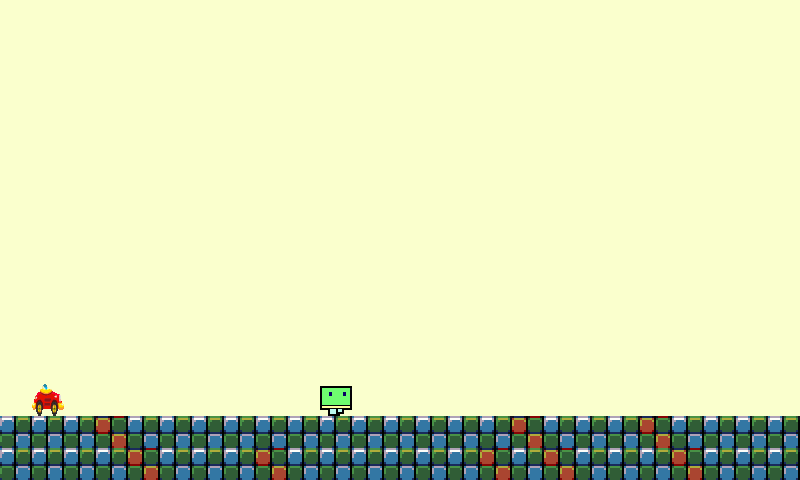

Below is a game level as drawn by its tile map, then a one-line description and the .tmx file that defines it, in full:
An orthogonal 25x15 tile map with 32x32 px tiles, 6 tile layers (Layer 0 tiles, Layer 1 underlays tiles, Layer 2 underlays sprites and player, Layer 3 underlays sprites and mobs, ...), 6 tilesets.

<map version="1.0" tiledversion="1.0.3" orientation="orthogonal" renderorder="right-down" width="25" height="15" tilewidth="32" tileheight="32" nextobjectid="1">
 <tileset firstgid="1" name="0" tilewidth="32" tileheight="32" tilecount="800" columns="8">
  <image source="../images/map0Tiles.png" width="256" height="3200" />
 </tileset>
 <tileset firstgid="801" name="1" tilewidth="32" tileheight="32" tilecount="1512" columns="8">
  <image source="../images/map1UnderlaysTiles.png" width="256" height="6050" />
 </tileset>
 <tileset firstgid="2313" name="2" tilewidth="32" tileheight="32" tilecount="64" columns="8">
  <image source="../images/map2UnderlaysSpritesAndPlayer.png" width="256" height="256" />
 </tileset>
 <tileset firstgid="2377" name="3" tilewidth="32" tileheight="32" tilecount="368" columns="8">
  <image source="../images/map3UnderlaysSpritesAndMobs.png" width="256" height="1500" />
 </tileset>
 <tileset firstgid="2745" name="4" tilewidth="32" tileheight="32" tilecount="120" columns="8">
  <image source="../images/map4OverlaysSprites.png" width="256" height="500" />
 </tileset>
 <tileset firstgid="2865" name="5" tilewidth="32" tileheight="32" tilecount="1000" columns="8">
  <image source="../images/map5OverlaysTiles.png" width="256" height="4000" />
 </tileset>
 <layer name="Layer 0 tiles" width="25" height="15">
  <data encoding="csv">
1,1,1,1,1,1,1,1,1,1,1,1,1,1,1,1,1,1,1,1,1,1,1,1,1,
1,1,1,1,1,1,1,1,1,1,1,1,1,1,1,1,1,1,1,1,1,1,1,1,1,
1,1,1,1,1,1,1,1,1,1,1,1,1,1,1,1,1,1,1,1,1,1,1,1,1,
1,1,1,1,1,1,1,1,1,1,1,1,1,1,1,1,1,1,1,1,1,1,1,1,1,
1,1,1,1,1,1,1,1,1,1,1,1,1,1,1,1,1,1,1,1,1,1,1,1,1,
1,1,1,1,1,1,1,1,1,1,1,1,1,1,1,1,1,1,1,1,1,1,1,1,1,
1,1,1,1,1,1,1,1,1,1,1,1,1,1,1,1,1,1,1,1,1,1,1,1,1,
1,1,1,1,1,1,1,1,1,1,1,1,1,1,1,1,1,1,1,1,1,1,1,1,1,
1,1,1,1,1,1,1,1,1,1,1,1,1,1,1,1,1,1,1,1,1,1,1,1,1,
1,1,1,1,1,1,1,1,1,1,1,1,1,1,1,1,1,1,1,1,1,1,1,1,1,
1,1,1,1,1,1,1,1,1,1,1,1,1,1,1,1,1,1,1,1,1,1,1,1,1,
1,1,1,1,1,1,1,1,1,1,1,1,1,1,1,1,1,1,1,1,1,1,1,1,1,
1,1,1,1,1,1,1,1,1,1,1,1,1,1,1,1,1,1,1,1,1,1,1,1,1,
673,673,673,657,673,673,673,673,673,673,673,673,673,673,673,673,657,673,673,673,657,673,673,673,673,
673,673,673,673,657,673,673,673,657,673,673,673,673,673,673,657,673,657,673,673,673,657,673,673,673
</data>
 </layer>
 <layer name="Layer 1 underlays tiles" width="25" height="15">
  <data encoding="csv">
0,0,0,0,0,0,0,0,0,0,0,0,0,0,0,0,0,0,0,0,0,0,0,0,0,
0,0,0,0,0,0,0,0,0,0,0,0,0,0,0,0,0,0,0,0,0,0,0,0,0,
0,0,0,0,0,0,0,0,0,0,0,0,0,0,0,0,0,0,0,0,0,0,0,0,0,
0,0,0,0,0,0,0,0,0,0,0,0,0,0,0,0,0,0,0,0,0,0,0,0,0,
0,0,0,0,0,0,0,0,0,0,0,0,0,0,0,0,0,0,0,0,0,0,0,0,0,
0,0,0,0,0,0,0,0,0,0,0,0,0,0,0,0,0,0,0,0,0,0,0,0,0,
0,0,0,0,0,0,0,0,0,0,0,0,0,0,0,0,0,0,0,0,0,0,0,0,0,
0,0,0,0,0,0,0,0,0,0,0,0,0,0,0,0,0,0,0,0,0,0,0,0,0,
0,0,0,0,0,0,0,0,0,0,0,0,0,0,0,0,0,0,0,0,0,0,0,0,0,
0,0,0,0,0,0,0,0,0,0,0,0,0,0,0,0,0,0,0,0,0,0,0,0,0,
0,0,0,0,0,0,0,0,0,0,0,0,0,0,0,0,0,0,0,0,0,0,0,0,0,
0,0,0,0,0,0,0,0,0,0,0,0,0,0,0,0,0,0,0,0,0,0,0,0,0,
0,0,0,0,0,0,0,0,0,0,0,0,0,0,0,0,0,0,0,0,0,0,0,0,0,
0,0,0,0,0,0,0,0,0,0,0,0,0,0,0,0,0,0,0,0,0,0,0,0,0,
0,0,0,0,0,0,0,0,0,0,0,0,0,0,0,0,0,0,0,0,0,0,0,0,0
</data>
 </layer>
 <layer name="Layer 2 underlays sprites and player" width="25" height="15">
  <data encoding="csv">
0,0,0,0,0,0,0,0,0,0,0,0,0,0,0,0,0,0,0,0,0,0,0,0,0,
0,0,0,0,0,0,0,0,0,0,0,0,0,0,0,0,0,0,0,0,0,0,0,0,0,
0,0,0,0,0,0,0,0,0,0,0,0,0,0,0,0,0,0,0,0,0,0,0,0,0,
0,0,0,0,0,0,0,0,0,0,0,0,0,0,0,0,0,0,0,0,0,0,0,0,0,
0,0,0,0,0,0,0,0,0,0,0,0,0,0,0,0,0,0,0,0,0,0,0,0,0,
0,0,0,0,0,0,0,0,0,0,0,0,0,0,0,0,0,0,0,0,0,0,0,0,0,
0,0,0,0,0,0,0,0,0,0,0,0,0,0,0,0,0,0,0,0,0,0,0,0,0,
0,0,0,0,0,0,0,0,0,0,0,0,0,0,0,0,0,0,0,0,0,0,0,0,0,
0,0,0,0,0,0,0,0,0,0,0,0,0,0,0,0,0,0,0,0,0,0,0,0,0,
0,0,0,0,0,0,0,0,0,0,0,0,0,0,0,0,0,0,0,0,0,0,0,0,0,
0,0,0,0,0,0,0,0,0,0,0,0,0,0,0,0,0,0,0,0,0,0,0,0,0,
0,0,0,0,0,0,0,0,0,0,0,0,0,0,0,0,0,0,0,0,0,0,0,0,0,
0,0,0,0,0,0,0,0,0,0,2313,0,0,0,0,0,0,0,0,0,0,0,0,0,0,
0,0,0,0,0,0,0,0,0,0,0,0,0,0,0,0,0,0,0,0,0,0,0,0,0,
0,0,0,0,0,0,0,0,0,0,0,0,0,0,0,0,0,0,0,0,0,0,0,0,0
</data>
 </layer>
 <layer name="Layer 3 underlays sprites and mobs" width="25" height="15">
  <data encoding="csv">
0,0,0,0,0,0,0,0,0,0,0,0,0,0,0,0,0,0,0,0,0,0,0,0,0,
0,0,0,0,0,0,0,0,0,0,0,0,0,0,0,0,0,0,0,0,0,0,0,0,0,
0,0,0,0,0,0,0,0,0,0,0,0,0,0,0,0,0,0,0,0,0,0,0,0,0,
0,0,0,0,0,0,0,0,0,0,0,0,0,0,0,0,0,0,0,0,0,0,0,0,0,
0,0,0,0,0,0,0,0,0,0,0,0,0,0,0,0,0,0,0,0,0,0,0,0,0,
0,0,0,0,0,0,0,0,0,0,0,0,0,0,0,0,0,0,0,0,0,0,0,0,0,
0,0,0,0,0,0,0,0,0,0,0,0,0,0,0,0,0,0,0,0,0,0,0,0,0,
0,0,0,0,0,0,0,0,0,0,0,0,0,0,0,0,0,0,0,0,0,0,0,0,0,
0,0,0,0,0,0,0,0,0,0,0,0,0,0,0,0,0,0,0,0,0,0,0,0,0,
0,0,0,0,0,0,0,0,0,0,0,0,0,0,0,0,0,0,0,0,0,0,0,0,0,
0,0,0,0,0,0,0,0,0,0,0,0,0,0,0,0,0,0,0,0,0,0,0,0,0,
0,0,0,0,0,0,0,0,0,0,0,0,0,0,0,0,0,0,0,0,0,0,0,0,0,
0,2725,0,0,0,0,0,0,0,0,0,0,0,0,0,0,0,0,0,0,0,0,0,0,0,
0,0,0,0,0,0,0,0,0,0,0,0,0,0,0,0,0,0,0,0,0,0,0,0,0,
0,0,0,0,0,0,0,0,0,0,0,0,0,0,0,0,0,0,0,0,0,0,0,0,0
</data>
 </layer>
 <layer name="Layer 4 overlays sprites" width="25" height="15">
  <data encoding="csv">
0,0,0,0,0,0,0,0,0,0,0,0,0,0,0,0,0,0,0,0,0,0,0,0,0,
0,0,0,0,0,0,0,0,0,0,0,0,0,0,0,0,0,0,0,0,0,0,0,0,0,
0,0,0,0,0,0,0,0,0,0,0,0,0,0,0,0,0,0,0,0,0,0,0,0,0,
0,0,0,0,0,0,0,0,0,0,0,0,0,0,0,0,0,0,0,0,0,0,0,0,0,
0,0,0,0,0,0,0,0,0,0,0,0,0,0,0,0,0,0,0,0,0,0,0,0,0,
0,0,0,0,0,0,0,0,0,0,0,0,0,0,0,0,0,0,0,0,0,0,0,0,0,
0,0,0,0,0,0,0,0,0,0,0,0,0,0,0,0,0,0,0,0,0,0,0,0,0,
0,0,0,0,0,0,0,0,0,0,0,0,0,0,0,0,0,0,0,0,0,0,0,0,0,
0,0,0,0,0,0,0,0,0,0,0,0,0,0,0,0,0,0,0,0,0,0,0,0,0,
0,0,0,0,0,0,0,0,0,0,0,0,0,0,0,0,0,0,0,0,0,0,0,0,0,
0,0,0,0,0,0,0,0,0,0,0,0,0,0,0,0,0,0,0,0,0,0,0,0,0,
0,0,0,0,0,0,0,0,0,0,0,0,0,0,0,0,0,0,0,0,0,0,0,0,0,
0,0,0,0,0,0,0,0,0,0,0,0,0,0,0,0,0,0,0,0,0,0,0,0,0,
0,0,0,0,0,0,0,0,0,0,0,0,0,0,0,0,0,0,0,0,0,0,0,0,0,
0,0,0,0,0,0,0,0,0,0,0,0,0,0,0,0,0,0,0,0,0,0,0,0,0
</data>
 </layer>
 <layer name="Layer 5 overlays tiles" width="25" height="15">
  <data encoding="csv">
0,0,0,0,0,0,0,0,0,0,0,0,0,0,0,0,0,0,0,0,0,0,0,0,0,
0,0,0,0,0,0,0,0,0,0,0,0,0,0,0,0,0,0,0,0,0,0,0,0,0,
0,0,0,0,0,0,0,0,0,0,0,0,0,0,0,0,0,0,0,0,0,0,0,0,0,
0,0,0,0,0,0,0,0,0,0,0,0,0,0,0,0,0,0,0,0,0,0,0,0,0,
0,0,0,0,0,0,0,0,0,0,0,0,0,0,0,0,0,0,0,0,0,0,0,0,0,
0,0,0,0,0,0,0,0,0,0,0,0,0,0,0,0,0,0,0,0,0,0,0,0,0,
0,0,0,0,0,0,0,0,0,0,0,0,0,0,0,0,0,0,0,0,0,0,0,0,0,
0,0,0,0,0,0,0,0,0,0,0,0,0,0,0,0,0,0,0,0,0,0,0,0,0,
0,0,0,0,0,0,0,0,0,0,0,0,0,0,0,0,0,0,0,0,0,0,0,0,0,
0,0,0,0,0,0,0,0,0,0,0,0,0,0,0,0,0,0,0,0,0,0,0,0,0,
0,0,0,0,0,0,0,0,0,0,0,0,0,0,0,0,0,0,0,0,0,0,0,0,0,
0,0,0,0,0,0,0,0,0,0,0,0,0,0,0,0,0,0,0,0,0,0,0,0,0,
0,0,0,0,0,0,0,0,0,0,0,0,0,0,0,0,0,0,0,0,0,0,0,0,0,
0,0,0,0,0,0,0,0,0,0,0,0,0,0,0,0,0,0,0,0,0,0,0,0,0,
0,0,0,0,0,0,0,0,0,0,0,0,0,0,0,0,0,0,0,0,0,0,0,0,0
</data>
 </layer>
</map>